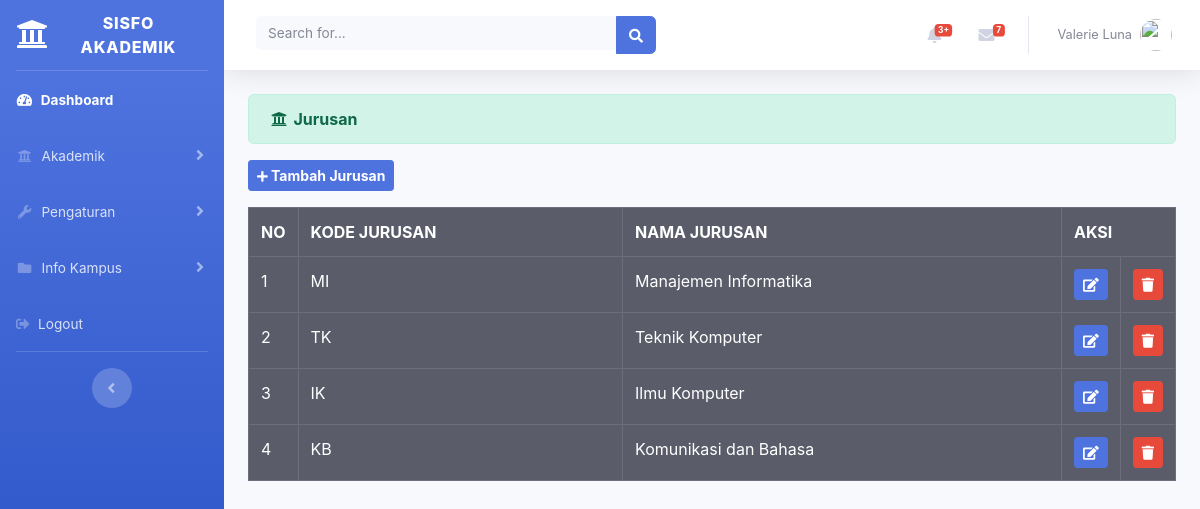
/index.php/administrator/jurusan, run on the app's committed database.
### tables this page shows
CREATE TABLE `jurusan` (
  `id_jurusan` int(11) NOT NULL,
  `kode_jurusan` varchar(3) NOT NULL,
  `nama_jurusan` varchar(25) NOT NULL
);

### application/controllers/administrator/Jurusan.php (called while the page is built, shortened)
<?php
	class Jurusan extends CI_Controller {
		public function index() {
			$data['jurusan']	= $this->jurusan_model->tampil_data()->result();
			$this->load->view('templates_administrator/header');
			$this->load->view('templates_administrator/sidebar');
			$this->load->view('administrator/jurusan', $data);
			$this->load->view('templates_administrator/footer');
		}
	}
?>

### index.php (called while the page is built, shortened)
<?php
require_once BASEPATH.'core/CodeIgniter.php';

### application/models/Jurusan_model.php (called while the page is built, shortened)
<?php
	class Jurusan_model extends CI_Model {
		public function tampil_data() {
			return $this->db->get('jurusan');
		}
	}
?>

### application/views/administrator/jurusan.php (the view, shortened to what this page needs)
<div class="container-fluid">
	<div class="alert alert-success" role="alert">
    	<i class="fas fa-fw fa-university"></i>
    	<b>Jurusan</b>
  </div>
  	<?=anchor('administrator/jurusan/input','<button class="btn btn-sm btn-primary mb-3">
	  		<i class="fas fa-plus fa-sm"></i><b> Tambah Jurusan</b>
	  	</button>')?>
  	<table class="table table-bordered table-hover table-dark">
  		<tr>
  			<th>NO</th>
  			<th>KODE JURUSAN</th>
  			<th>NAMA JURUSAN</th>
  			<th colspan="2">AKSI</th>
  		</tr>
  		<?php
  			$no = 1;
  			foreach ($jurusan as $jrs) : ?>
  		<tr>
  			<td width="20px"><?=$no++?></td>
  			<td><?=$jrs->kode_jurusan?></td>
  			<td><?=$jrs->nama_jurusan?></td>
  			<td width="20px"><?=anchor('administrator/jurusan/update/'.$jrs->id_jurusan,'<div class="btn btn-sm btn-primary"><i class="fa fa-edit"></i></div>')?></td>
  			<td width="20px"><?=anchor('administrator/jurusan/delete/'.$jrs->id_jurusan,'<div class="btn btn-sm btn-danger"><i class="fa fa-trash"></i></div>')?></td>
  		</tr>
  		<?php endforeach; ?>
  	</table>
</div>

### data on the page
jurusan: kode_jurusan "MI", nama_jurusan "Manajemen Informatika"
jurusan: kode_jurusan "TK", nama_jurusan "Teknik Komputer"
jurusan: kode_jurusan "IK", nama_jurusan "Ilmu Komputer"
jurusan: kode_jurusan "KB", nama_jurusan "Komunikasi dan Bahasa"
